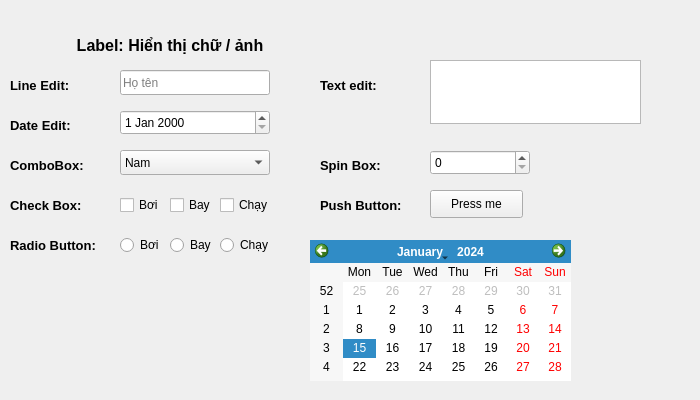
<?xml version="1.0" encoding="UTF-8"?>
<ui version="4.0">
 <class>MainWindow</class>
 <widget class="QMainWindow" name="MainWindow">
  <property name="geometry">
   <rect>
    <x>0</x>
    <y>0</y>
    <width>700</width>
    <height>400</height>
   </rect>
  </property>
  <property name="windowTitle">
   <string>MainWindow</string>
  </property>
  <widget class="QWidget" name="centralwidget">
   <widget class="QLabel" name="label">
    <property name="geometry">
     <rect>
      <x>20</x>
      <y>20</y>
      <width>300</width>
      <height>50</height>
     </rect>
    </property>
    <property name="font">
     <font>
      <family>Arial</family>
      <pointsize>12</pointsize>
      <weight>75</weight>
      <bold>true</bold>
     </font>
    </property>
    <property name="text">
     <string>Label: Hiển thị chữ / ảnh</string>
    </property>
    <property name="alignment">
     <set>Qt::AlignCenter</set>
    </property>
   </widget>
   <widget class="QLabel" name="label_2">
    <property name="geometry">
     <rect>
      <x>10</x>
      <y>70</y>
      <width>100</width>
      <height>30</height>
     </rect>
    </property>
    <property name="font">
     <font>
      <family>Arial</family>
      <pointsize>10</pointsize>
      <weight>75</weight>
      <bold>true</bold>
     </font>
    </property>
    <property name="text">
     <string>Line Edit:</string>
    </property>
   </widget>
   <widget class="QLineEdit" name="lineEdit">
    <property name="geometry">
     <rect>
      <x>120</x>
      <y>70</y>
      <width>150</width>
      <height>25</height>
     </rect>
    </property>
    <property name="placeholderText">
     <string>Họ tên</string>
    </property>
   </widget>
   <widget class="QLabel" name="label_3">
    <property name="geometry">
     <rect>
      <x>10</x>
      <y>110</y>
      <width>100</width>
      <height>30</height>
     </rect>
    </property>
    <property name="font">
     <font>
      <family>Arial</family>
      <pointsize>10</pointsize>
      <weight>75</weight>
      <bold>true</bold>
     </font>
    </property>
    <property name="text">
     <string>Date Edit:</string>
    </property>
   </widget>
   <widget class="QDateEdit" name="dateEdit">
    <property name="geometry">
     <rect>
      <x>120</x>
      <y>110</y>
      <width>150</width>
      <height>25</height>
     </rect>
    </property>
   </widget>
   <widget class="QLabel" name="label_4">
    <property name="geometry">
     <rect>
      <x>10</x>
      <y>150</y>
      <width>100</width>
      <height>30</height>
     </rect>
    </property>
    <property name="font">
     <font>
      <family>Arial</family>
      <pointsize>10</pointsize>
      <weight>75</weight>
      <bold>true</bold>
     </font>
    </property>
    <property name="text">
     <string>ComboBox:</string>
    </property>
   </widget>
   <widget class="QComboBox" name="comboBox">
    <property name="geometry">
     <rect>
      <x>120</x>
      <y>150</y>
      <width>150</width>
      <height>25</height>
     </rect>
    </property>
    <item>
     <property name="text">
      <string>Nam</string>
     </property>
    </item>
    <item>
     <property name="text">
      <string>Nữ</string>
     </property>
    </item>
    <item>
     <property name="text">
      <string>Khác</string>
     </property>
    </item>
   </widget>
   <widget class="QLabel" name="label_5">
    <property name="geometry">
     <rect>
      <x>10</x>
      <y>190</y>
      <width>100</width>
      <height>30</height>
     </rect>
    </property>
    <property name="font">
     <font>
      <family>Arial</family>
      <pointsize>10</pointsize>
      <weight>75</weight>
      <bold>true</bold>
     </font>
    </property>
    <property name="text">
     <string>Check Box:</string>
    </property>
   </widget>
   <widget class="QCheckBox" name="checkBox">
    <property name="geometry">
     <rect>
      <x>120</x>
      <y>195</y>
      <width>72</width>
      <height>20</height>
     </rect>
    </property>
    <property name="text">
     <string>Bơi</string>
    </property>
   </widget>
   <widget class="QCheckBox" name="checkBox_2">
    <property name="geometry">
     <rect>
      <x>170</x>
      <y>195</y>
      <width>72</width>
      <height>20</height>
     </rect>
    </property>
    <property name="text">
     <string>Bay</string>
    </property>
   </widget>
   <widget class="QCheckBox" name="checkBox_3">
    <property name="geometry">
     <rect>
      <x>220</x>
      <y>195</y>
      <width>72</width>
      <height>20</height>
     </rect>
    </property>
    <property name="text">
     <string>Chạy</string>
    </property>
   </widget>
   <widget class="QLabel" name="label_6">
    <property name="geometry">
     <rect>
      <x>10</x>
      <y>230</y>
      <width>100</width>
      <height>30</height>
     </rect>
    </property>
    <property name="font">
     <font>
      <family>Arial</family>
      <pointsize>10</pointsize>
      <weight>75</weight>
      <bold>true</bold>
     </font>
    </property>
    <property name="text">
     <string>Radio Button:</string>
    </property>
   </widget>
   <widget class="QRadioButton" name="radioButton">
    <property name="geometry">
     <rect>
      <x>120</x>
      <y>235</y>
      <width>86</width>
      <height>20</height>
     </rect>
    </property>
    <property name="text">
     <string>Bơi</string>
    </property>
   </widget>
   <widget class="QRadioButton" name="radioButton_2">
    <property name="geometry">
     <rect>
      <x>220</x>
      <y>235</y>
      <width>86</width>
      <height>20</height>
     </rect>
    </property>
    <property name="text">
     <string>Chạy</string>
    </property>
   </widget>
   <widget class="QRadioButton" name="radioButton_3">
    <property name="geometry">
     <rect>
      <x>170</x>
      <y>235</y>
      <width>86</width>
      <height>20</height>
     </rect>
    </property>
    <property name="text">
     <string>Bay</string>
    </property>
   </widget>
   <widget class="QLabel" name="label_7">
    <property name="geometry">
     <rect>
      <x>320</x>
      <y>150</y>
      <width>100</width>
      <height>30</height>
     </rect>
    </property>
    <property name="font">
     <font>
      <family>Arial</family>
      <pointsize>10</pointsize>
      <weight>75</weight>
      <bold>true</bold>
     </font>
    </property>
    <property name="text">
     <string>Spin Box:</string>
    </property>
   </widget>
   <widget class="QSpinBox" name="spinBox">
    <property name="geometry">
     <rect>
      <x>430</x>
      <y>150</y>
      <width>100</width>
      <height>25</height>
     </rect>
    </property>
   </widget>
   <widget class="QLabel" name="label_8">
    <property name="geometry">
     <rect>
      <x>320</x>
      <y>190</y>
      <width>100</width>
      <height>30</height>
     </rect>
    </property>
    <property name="font">
     <font>
      <family>Arial</family>
      <pointsize>10</pointsize>
      <weight>75</weight>
      <bold>true</bold>
     </font>
    </property>
    <property name="text">
     <string>Push Button:</string>
    </property>
   </widget>
   <widget class="QPushButton" name="pushButton">
    <property name="geometry">
     <rect>
      <x>430</x>
      <y>190</y>
      <width>93</width>
      <height>28</height>
     </rect>
    </property>
    <property name="text">
     <string>Press me</string>
    </property>
   </widget>
   <widget class="QLabel" name="label_9">
    <property name="geometry">
     <rect>
      <x>320</x>
      <y>70</y>
      <width>100</width>
      <height>30</height>
     </rect>
    </property>
    <property name="font">
     <font>
      <family>Arial</family>
      <pointsize>10</pointsize>
      <weight>75</weight>
      <bold>true</bold>
     </font>
    </property>
    <property name="text">
     <string>Text edit:</string>
    </property>
   </widget>
   <widget class="QTextEdit" name="textEdit">
    <property name="geometry">
     <rect>
      <x>430</x>
      <y>60</y>
      <width>211</width>
      <height>64</height>
     </rect>
    </property>
   </widget>
   <widget class="QCalendarWidget" name="calendarWidget">
    <property name="geometry">
     <rect>
      <x>310</x>
      <y>240</y>
      <width>261</width>
      <height>141</height>
     </rect>
    </property>
   </widget>
  </widget>
 </widget>
 <resources/>
 <connections/>
</ui>
